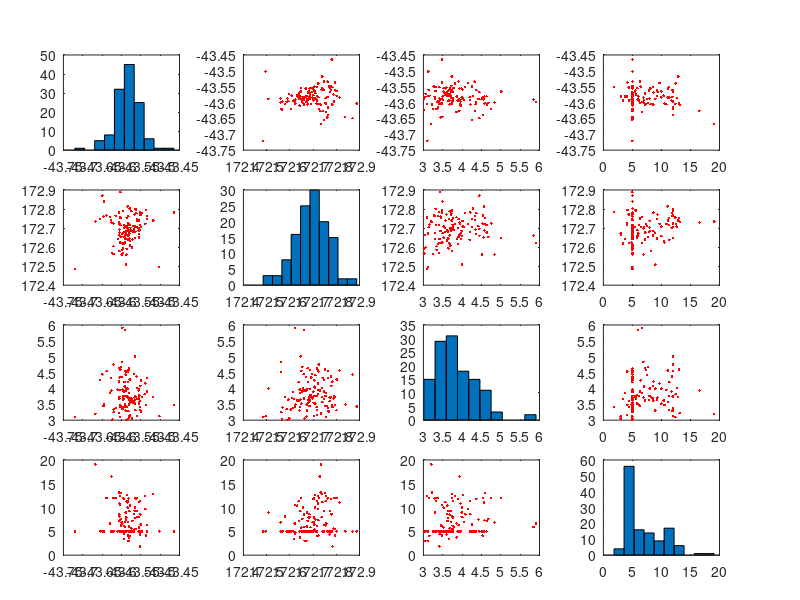

This chart was generated by the following MATLAB code:
%% Load the data from the comma delimited text file 'NZ20110222earthquakes.csv' with 
%% the following column IDs 
%% CUSP_ID,LAT,LONG,NZMGE,NZMGN,ORI_YEAR,ORI_MONTH,ORI_DAY,ORI_HOUR,ORI_MINUTE,ORI_SECOND,MAG,DEPTH 
%% Using MATLAB?s dlmread command we can assign the data as a matrix to EQ; 
%% note that the option 1,0 to dlmread skips first row of column descriptors 
% 
% the variable EQall is about to be assigned the data as a matrix 
EQall = dlmread('NZ20110222earthquakes.csv', ',' , 1, 0); 
size(EQall) % report the dimensions or size of the matrix EQall 
%ans = 145 14 

EQall(any(isnan(EQall),2),:) = []; %Remove any rows containing NaNs from the matrix EQall 
% report the size of EQall and see if it is different from before we removed and NaN containing rows 
size(EQall) 
% output: ans = 145 14 
% remove locations outside Chch and assign it to a new variable called EQ 
% only keep earthquake hypocenter locations inside Chch
% only keep earthquakes with magnitude >3 
EQ = EQall(-43.75<EQall(:,2) & EQall(:,2)<-43.45 & 172.45<EQall(:,3) ...
                             & EQall(:,3)<172.9 & EQall(:,12)>3, :);  
% now report the size of the earthquakes in Christchurch in variable EQ 
size(EQ) 
% output: ans = 124 14 

% assign the four variables of interest
LatData=EQ(:,2); LonData=EQ(:,3); MagData=EQ(:,12); DepData=EQ(:,13);

% finally make a plot matrix of these 124 4-tuples as red points 
plotmatrix([LatData,LonData,MagData,DepData], 'r.'); 
